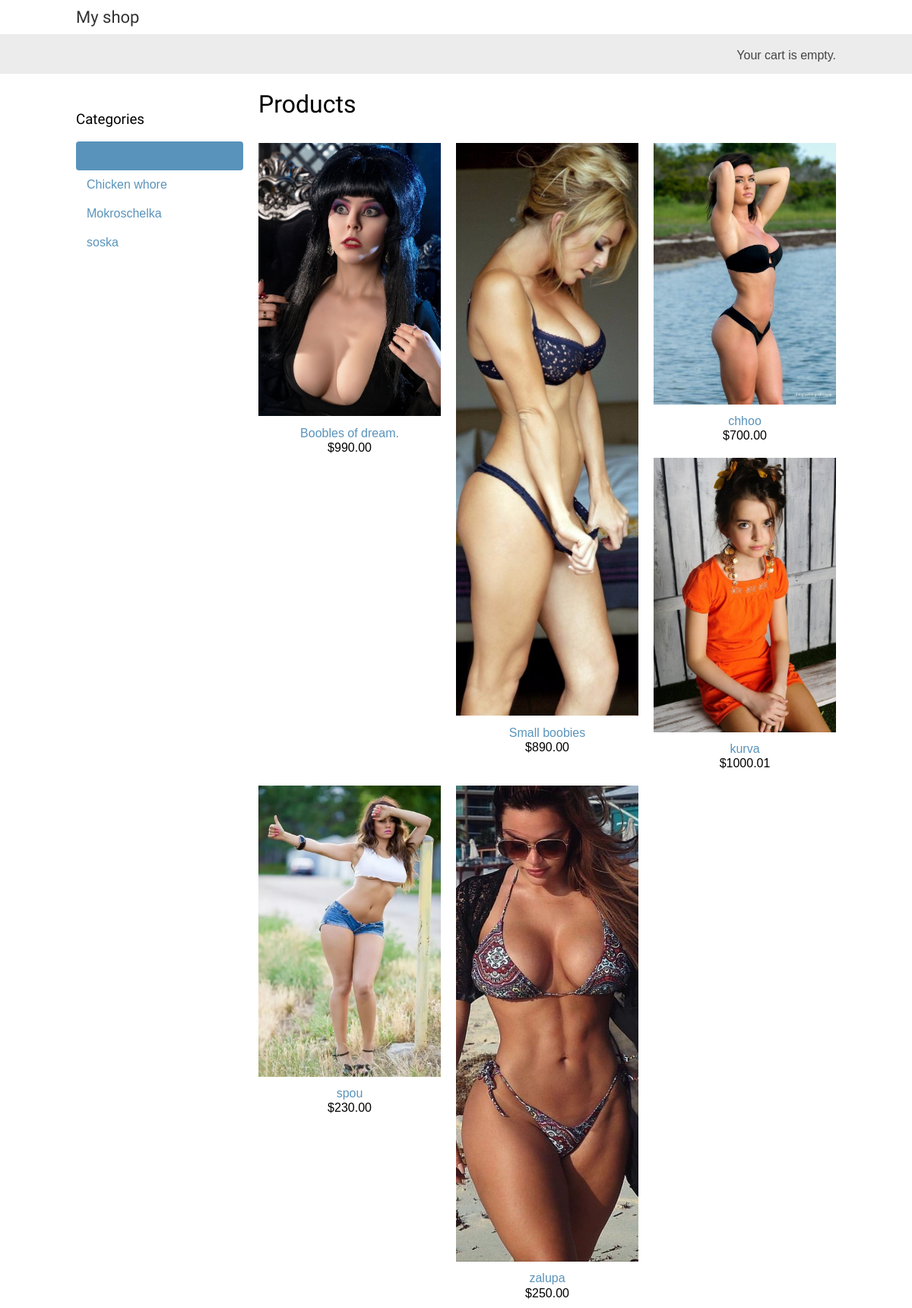
The page / on the database its author committed.
### shop/models.py (models this page shows, shortened)
class Category(models.Model):
    name = models.CharField(max_length=200, default='soska', db_index=True)
    slug = models.SlugField(max_length=200, default='soska', unique=True)
    class Meta:
        ordering = ('name',)
        verbose_name = 'category'
        verbose_name_plural = 'categories'
    def get_absolute_url(self):
        return reverse('shop:product_list_by_category', args=[self.slug])

class Product(models.Model):
    category = models.ForeignKey(Category,
                                 related_name='products',
                                 on_delete=models.CASCADE)
    name = models.CharField(max_length=200, default='soska', db_index=True)
    slug = models.SlugField(max_length=200, default='soska', db_index=True)
    image = models.ImageField(upload_to='products/%Y/%m/%d', blank=True)
    description = models.TextField(blank=True)
    price = models.DecimalField(max_digits=10, decimal_places=2)
    available = models.BooleanField(default=True)
    created = models.DateTimeField(auto_now_add=True)
    updated = models.DateTimeField(auto_now=True)
    class Meta:
        ordering = ('name',)
        index_together = (('id','slug'),)
    def get_absolute_url(self):
        return reverse('shop:product_detail', args=[self.id, self.slug])

### shop/views.py (the view)
# urls.py: path('', views.product_list, name='product_list'),
def product_list(request, category_slug=None):
    category = None
    categories = Category.objects.all()
    products = Product.objects.filter(available=True)
    if category_slug:
        category = get_object_or_404(Category,
                                     slug=category_slug)
        products = products.filter(category=category)
    return render(request,
                  'shop/product/list.html',
                  {'category': category,
                   'categories': categories,
                   'products': products})

### cart/cart.py (called while the page is built)
    def __len__(self):
        return sum (item['quantity'] for item in self.cart.values())

### cart/context_processors.py (called while the page is built)
def cart(request):
    return {'cart': Cart(request)}

### shop/templates/shop/product/list.html (shortened to what this page needs)
{% extends "shop/base.html" %}
{% load static %}
{% block content %}
  <div id="sidebar">
    <h3>Categories</h3>
    <ul>
      <li {% if not category %}class="selected"{% endif %}>
        <a href="{% url "shop:product_list" %}">All</a>
      </li>
      {% for c in categories %}
        <li {% if category.slug == c.slug %}class="selected" {% endif %}>
          <a href="{{ c.get_absolute_url }}">{{ c.name }}</a>
	</li>
      {% endfor %}
    </ul>
  </div>
  <div id="main" class="product-list">
    <h1>{% if category %}{{ category.name }}{% else %}Products{% endif %}</h1>
    {% for product in products %}
      <div class="item">
        <a href="{{ product.get_absolute_url }}">
          <img src="{% if product.image %}{{ product.image.url }}{% else %}{% static "img/no_image.png" %}{% endif %}">
	</a>
	<a href="{{ product.get_absolute_url }}">{{ product.name }}</a><br>
	${{ product.price }}
      </div>
    {% endfor %}
  </div>
{% endblock %}

### shop/static/css/base.css (style rules this page uses)
body { margin:0; padding:0; font-family:helvetica, sans-serif; }
h1, h2, h3, h4, h5, h6 { font-family: 'Ubuntu', sans-serif; font-weight:normal; }
a { text-decoration:none; color:#5993bb; }
#sidebar { width:220px; padding:30px 20px 0 0; float:left; }
#sidebar ul { margin:0; padding:0; }
#sidebar ul li { margin:; list-style:none; padding:10px 14px; }
#sidebar ul li a { display:block; }
#sidebar ul li.selected { background:#5993bb; border-radius:4px; }
#main { float:left; width:96%; margin-right:-220px; overflow:hidden; }
.product-list .item { width:25%; padding:10px 20px 10px 0; float:left; text-align:center; line-height:1.2; }
.product-list .item img { width:100%; margin-bottom:8px; }

### rows shown on the page
Category: name "Chicken whore"
Category: name "Mokroschelka"
Category: name "soska"
Product: image (picture), name "Boobles of dream.", price "990.00"
Product: image (picture), name "Small boobies", price "890.00"
Product: image (picture), name "chhoo", price "700.00"
Product: image (picture), name "kurva", price "1000.01"
Product: image (picture), name "spou", price "230.00"
Product: image (picture), name "zalupa", price "250.00"
